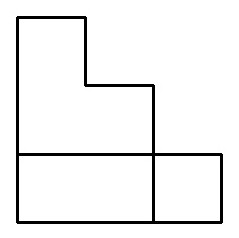
#> input picture examples/complex_2_front.jpg, 239 x 238 px, given in place of the camera
$ python vi_webcam.py
#> lines starting #> are read from the running program, lines starting #| are printed output that depends on the picture; after the words box and inside, x2 and y2 are one past the last pixel; in counts of white or black regions, pixels touching at a corner belong together
import cv2

capture = cv2.VideoCapture(0)

while capture.isOpened():
    ret, frame = capture.read()
#> frame is the input picture: shape (238, 239, 3); min 0, max 255, mean 241.3
    if not ret:
        break

    frame_gray = cv2.cvtColor(frame, cv2.COLOR_BGR2GRAY)

    frame_blur = cv2.GaussianBlur(frame_gray, (5, 5), 0)
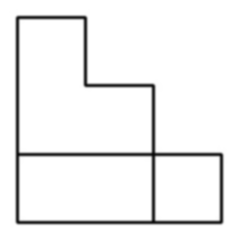
#> frame_blur: shape (238, 239); min 6, max 255, mean 241.4

    webcam_borders = cv2.Canny(frame_gray, 50, 150)
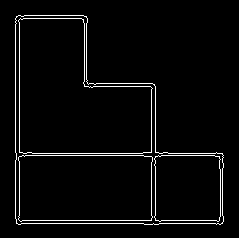
#> webcam_borders: shape (238, 239); 3.5% white in thin lines or dots, all inside (x1, y1, x2, y2) = (15, 15, 224, 225)
    #webcam_borders_blur = cv2.Canny(frame_blur, 100, 200)

    cv2.imshow('Webcam', frame)
    cv2.imshow('Canny Webcam', webcam_borders)
    #cv2.imshow('Canny Webcam Blur', webcam_borders_blur)

    if cv2.waitKey(1) == ord('v'):
#> (key Esc is pressed here)
        break

capture.release()
cv2.destroyAllWindows()

$ run again, on examples/complex_2_left.jpg
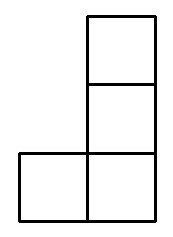
#> input picture examples/complex_2_left.jpg, 173 x 237 px, given in place of the camera
#> frame is the input picture: shape (237, 173, 3); min 0, max 255, mean 238.6
#> `frame_blur = cv2.GaussianBlur(frame_gray, (5, 5), 0)`:
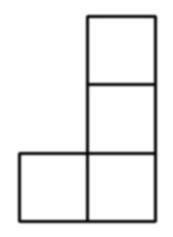
#> frame_blur: shape (237, 173); min 5, max 255, mean 238.7
#> `webcam_borders = cv2.Canny(frame_gray, 50, 150)`:
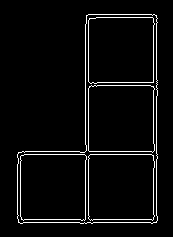
#> webcam_borders: shape (237, 173); 4.2% white in thin lines or dots, all inside (x1, y1, x2, y2) = (17, 14, 158, 224)

$ run again, on examples/complex_2_left_aligned.jpg
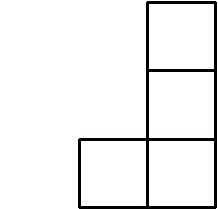
#> input picture examples/complex_2_left_aligned.jpg, 218 x 209 px, given in place of the camera
#> frame is the input picture: shape (209, 218, 3); min 0, max 255, mean 240.3
#> `frame_blur = cv2.GaussianBlur(frame_gray, (5, 5), 0)`:
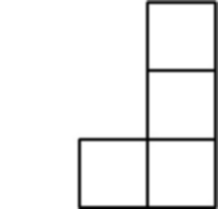
#> frame_blur: shape (209, 218); min 0, max 255, mean 239.8
#> `webcam_borders = cv2.Canny(frame_gray, 50, 150)`:
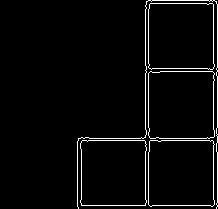
#> webcam_borders: shape (209, 218); 3.5% white in thin lines or dots, all inside (x1, y1, x2, y2) = (77, 0, 218, 209)
